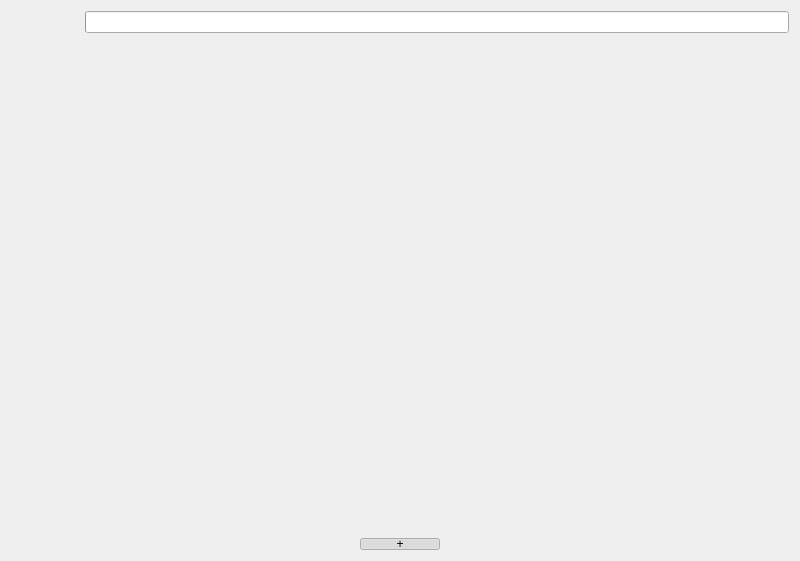
<?xml version="1.0" encoding="UTF-8"?>
<ui version="4.0">
 <class>ViewerWindow</class>
 <widget class="QWidget" name="ViewerWindow">
  <property name="geometry">
   <rect>
    <x>0</x>
    <y>0</y>
    <width>800</width>
    <height>561</height>
   </rect>
  </property>
  <property name="baseSize">
   <size>
    <width>0</width>
    <height>0</height>
   </size>
  </property>
  <property name="contextMenuPolicy">
   <enum>Qt::DefaultContextMenu</enum>
  </property>
  <property name="windowTitle">
   <string>Image</string>
  </property>
  <property name="windowIcon">
   <iconset resource="../../resources/resources.qrc">
    <normaloff>:/images/icon.ico</normaloff>:/images/icon.ico</iconset>
  </property>
  <layout class="QVBoxLayout" name="windowLayout" stretch="1,0,0">
   <item>
    <layout class="QHBoxLayout" name="horizontalLayout" stretch="0,1">
     <item>
      <widget class="QWidget" name="widgetLeft" native="true">
       <layout class="QVBoxLayout" name="verticalLayout_4">
        <property name="leftMargin">
         <number>0</number>
        </property>
        <property name="topMargin">
         <number>0</number>
        </property>
        <property name="rightMargin">
         <number>0</number>
        </property>
        <property name="bottomMargin">
         <number>0</number>
        </property>
        <item>
         <widget class="QScrollArea" name="scrollArea">
          <property name="frameShape">
           <enum>QFrame::NoFrame</enum>
          </property>
          <property name="frameShadow">
           <enum>QFrame::Plain</enum>
          </property>
          <property name="horizontalScrollBarPolicy">
           <enum>Qt::ScrollBarAlwaysOff</enum>
          </property>
          <property name="sizeAdjustPolicy">
           <enum>QAbstractScrollArea::AdjustToContents</enum>
          </property>
          <property name="widgetResizable">
           <bool>true</bool>
          </property>
          <widget class="QWidget" name="scrollAreaWidgetContents">
           <property name="geometry">
            <rect>
             <x>0</x>
             <y>0</y>
             <width>85</width>
             <height>479</height>
            </rect>
           </property>
           <layout class="QVBoxLayout" name="verticalLayout_3">
            <property name="leftMargin">
             <number>0</number>
            </property>
            <property name="topMargin">
             <number>0</number>
            </property>
            <property name="bottomMargin">
             <number>0</number>
            </property>
           </layout>
          </widget>
         </widget>
        </item>
       </layout>
      </widget>
     </item>
     <item>
      <layout class="QGridLayout" name="overlayLayout">
       <item row="1" column="0">
        <widget class="QProgressBar" name="progressBarDownload">
         <property name="enabled">
          <bool>true</bool>
         </property>
        </widget>
       </item>
       <item row="2" column="0">
        <widget class="QLabel" name="labelLoadingError">
         <property name="text">
          <string/>
         </property>
         <property name="alignment">
          <set>Qt::AlignCenter</set>
         </property>
        </widget>
       </item>
       <item row="0" column="0">
        <layout class="QVBoxLayout" name="verticalLayout"/>
       </item>
      </layout>
     </item>
    </layout>
   </item>
   <item>
    <widget class="QLabel" name="labelPools">
     <property name="text">
      <string/>
     </property>
     <property name="alignment">
      <set>Qt::AlignCenter</set>
     </property>
    </widget>
   </item>
   <item>
    <layout class="QGridLayout" name="buttonsLayout" columnstretch="0">
     <property name="topMargin">
      <number>15</number>
     </property>
     <property name="horizontalSpacing">
      <number>6</number>
     </property>
     <property name="verticalSpacing">
      <number>5</number>
     </property>
     <item row="0" column="0" alignment="Qt::AlignHCenter">
      <widget class="QPushButton" name="buttonPlus">
       <property name="sizePolicy">
        <sizepolicy hsizetype="Expanding" vsizetype="Fixed">
         <horstretch>0</horstretch>
         <verstretch>0</verstretch>
        </sizepolicy>
       </property>
       <property name="maximumSize">
        <size>
         <width>16777215</width>
         <height>12</height>
        </size>
       </property>
       <property name="toolTip">
        <string>Expand button drawer</string>
       </property>
       <property name="text">
        <string notr="true">+</string>
       </property>
       <property name="checkable">
        <bool>true</bool>
       </property>
       <property name="checked">
        <bool>true</bool>
       </property>
      </widget>
     </item>
    </layout>
   </item>
  </layout>
 </widget>
 <tabstops>
  <tabstop>scrollArea</tabstop>
 </tabstops>
 <resources>
  <include location="../../resources/resources.qrc"/>
 </resources>
 <connections>
  <connection>
   <sender>labelPools</sender>
   <signal>linkActivated(QString)</signal>
   <receiver>ViewerWindow</receiver>
   <slot>openPool(QString)</slot>
   <hints>
    <hint type="sourcelabel">
     <x>392</x>
     <y>506</y>
    </hint>
    <hint type="destinationlabel">
     <x>374</x>
     <y>553</y>
    </hint>
   </hints>
  </connection>
 </connections>
 <slots>
  <slot>saveImage()</slot>
  <slot>saveNQuit()</slot>
  <slot>openSaveDir()</slot>
  <slot>saveImageAs()</slot>
  <slot>linkHovered(QString)</slot>
  <slot>openUrl(QString)</slot>
  <slot>contextMenu(QPoint)</slot>
  <slot>openPool(QString)</slot>
  <slot>saveImageFav()</slot>
  <slot>saveNQuitFav()</slot>
  <slot>openSaveDirFav()</slot>
  <slot>next()</slot>
  <slot>previous()</slot>
 </slots>
</ui>
